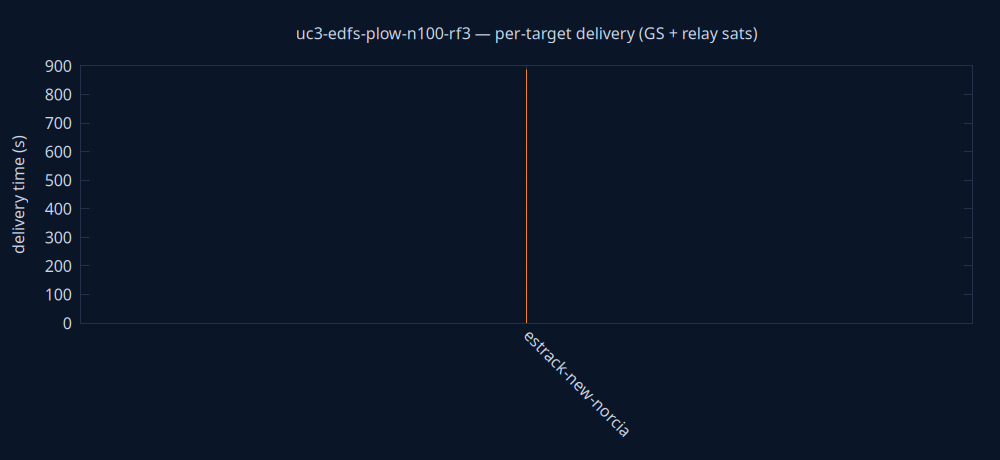

Generate this figure with gnuplot:
set terminal pngcairo size 1000,460 background rgb '#0a1628'
set output 'delivery.png'
set style fill solid 0.8
set boxwidth 0.7 relative
set border lc rgb '#22304a'
set grid ytics lc rgb '#22304a'
set yrange [0:*]
set ylabel 'delivery time (s)' textcolor rgb '#cdd7ea'
set xtics rotate by -45 textcolor rgb '#cdd7ea'
set ytics textcolor rgb '#cdd7ea'
set title 'uc3-edfs-plow-n100-rf3 — per-target delivery (GS + relay sats)' textcolor rgb '#cdd7ea'
plot 'delivery.dat' using 0:2:3:xtic(1) with boxes lc rgb variable notitle
